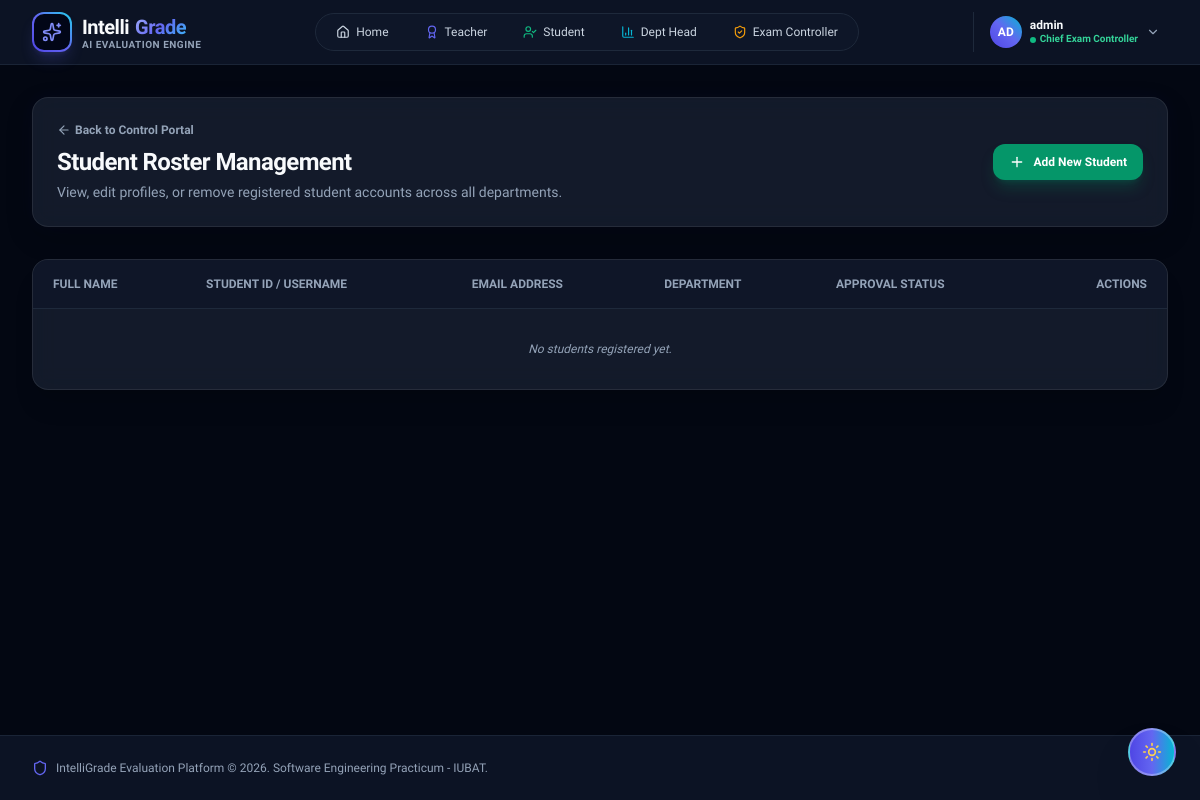
The page /controller/students/ (signed in) on the database as committed earlier.
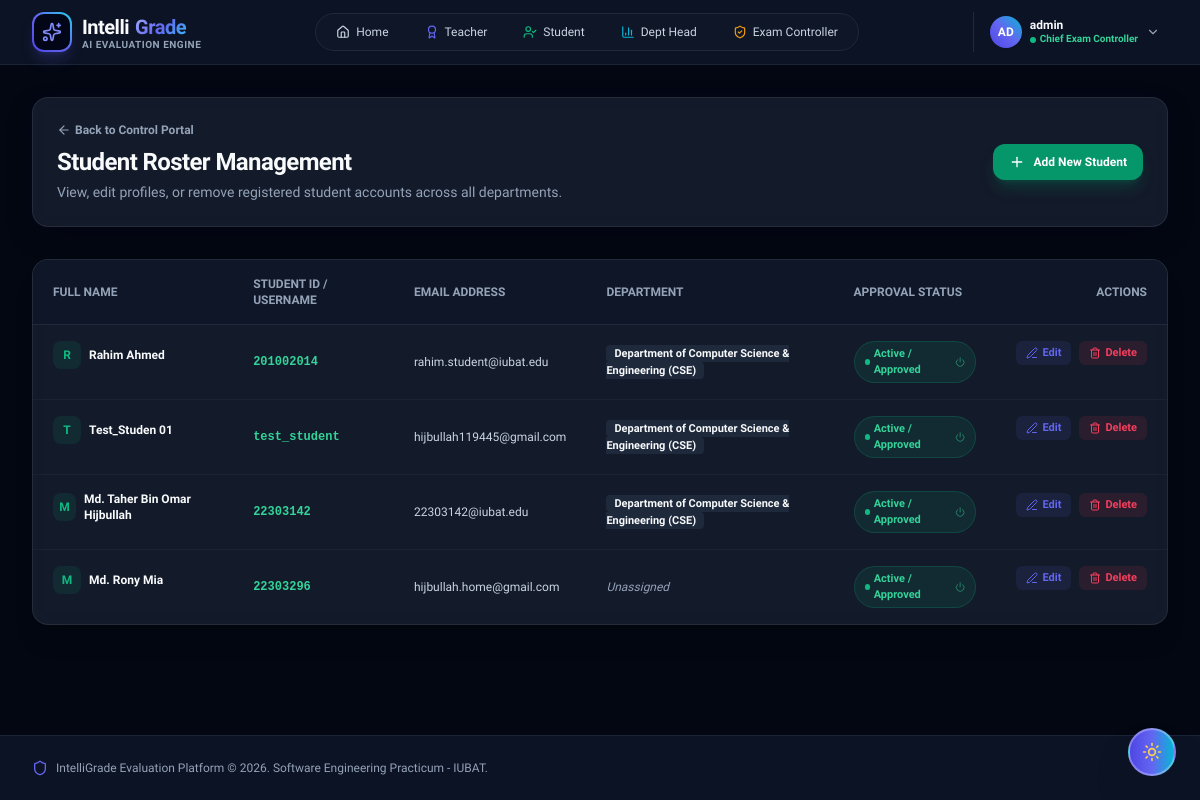
The same page on the database as committed later.
### core/models.py (models this page shows, shortened)
class Profile(models.Model):
    class Role(models.TextChoices):
        ADMIN = 'ADMIN', 'Administrator'
        TEACHER = 'TEACHER', 'Teacher / Examiner'
        STUDENT = 'STUDENT', 'Student'
        DEPARTMENT_HEAD = 'DEPT_HEAD', 'Department Head'
    user = models.OneToOneField(User, on_delete=models.CASCADE, related_name='profile')
    role = models.CharField(max_length=20, choices=Role.choices, default=Role.TEACHER)
    department = models.ForeignKey('Department', on_delete=models.SET_NULL, null=True, blank=True)
    phone_number = models.CharField(max_length=20, blank=True)
    is_approved = models.BooleanField(default=True)

class Department(models.Model):
    name = models.CharField(max_length=150, unique=True)
    code = models.CharField(max_length=30, unique=True)
    school = models.ForeignKey(School, on_delete=models.SET_NULL, null=True, blank=True, related_name='departments')
    college = models.ForeignKey(College, on_delete=models.SET_NULL, null=True, blank=True, related_name='departments')
    is_active = models.BooleanField(default=True)
    created_at = models.DateTimeField(auto_now_add=True)

### core/views.py (the view)
# urls.py: path('controller/students/', views.students_list, name='students_list'),
def students_list(request):
    if not request.user.is_authenticated or not (request.user.is_superuser or (hasattr(request.user, 'profile') and request.user.profile.role == Profile.Role.ADMIN)):
        messages.error(request, "Access Denied: Restricted to Chief Exam Controller.")
        return redirect('landing_page')
    student_profiles = Profile.objects.filter(role=Profile.Role.STUDENT).select_related('user', 'department')
    return render(request, 'core/students_list.html', {'student_profiles': student_profiles})

### core/templates/core/students_list.html (shortened to what this page needs)
{% extends 'base.html' %}
{% block content %}
<div class="space-y-8">
    <div class="glass-card p-6 rounded-2xl flex flex-col md:flex-row md:items-center justify-between gap-4">
        <div>
            <div class="flex items-center gap-2 mb-2">
                <a href="{% url 'exam_controller_dashboard' %}" class="text-xs font-semibold theme-text-muted hover:theme-text-primary transition-colors flex items-center gap-1">
                    <i data-lucide="arrow-left" class="w-3.5 h-3.5"></i> Back to Control Portal
                </a>
            </div>
            <h1 class="text-2xl font-bold theme-text-primary tracking-tight">Student Roster Management</h1>
            <p class="theme-text-muted text-sm mt-1">View, edit profiles, or remove registered student accounts across all departments.</p>
        </div>
        <div class="flex items-center gap-3">
            <a href="{% url 'add_student' %}" class="px-4 py-2.5 bg-emerald-600 hover:bg-emerald-500 text-white text-xs font-bold rounded-xl shadow-lg shadow-emerald-600/25 transition-all flex items-center gap-2">
                <i data-lucide="plus" class="w-4 h-4"></i> Add New Student
            </a>
        </div>
    </div>
    <div class="glass-card rounded-2xl overflow-hidden shadow-xl">
        <table class="w-full text-left text-xs">
            <thead class="bg-slate-100 dark:bg-slate-900/90 theme-text-muted uppercase font-semibold border-b border-slate-200 dark:border-slate-800">
                <tr>
                    <th class="px-5 py-4">Full Name</th>
                    <th class="px-5 py-4">Student ID / Username</th>
                    <th class="px-5 py-4">Email Address</th>
                    <th class="px-5 py-4">Department</th>
                    <th class="px-5 py-4">Approval Status</th>
                    <th class="px-5 py-4 text-right">Actions</th>
                </tr>
            </thead>
            <tbody class="divide-y divide-slate-200 dark:divide-slate-800/60 theme-text-secondary font-medium">
                {% for prof in student_profiles %}
                <tr class="hover:bg-slate-100/50 dark:hover:bg-slate-900/50 transition-colors">
                    <td class="px-5 py-4 font-bold theme-text-primary flex items-center gap-2">
                        <div class="w-7 h-7 rounded-lg bg-emerald-500/10 text-emerald-500 font-bold flex items-center justify-center text-xs">
                            {{ prof.user.first_name|slice:":1"|default:prof.user.username|slice:":1"|upper }}
                        </div>
                        <span>{{ prof.user.get_full_name|default:prof.user.username }}</span>
                    </td>
                    <td class="px-5 py-4 font-mono text-emerald-600 dark:text-emerald-400 font-bold">{{ prof.user.username }}</td>
                    <td class="px-5 py-4">{{ prof.user.email|default:"No email provided" }}</td>
                    <td class="px-5 py-4">
                        {% if prof.department %}
                        <span class="px-2 py-0.5 rounded bg-slate-200 dark:bg-slate-800 theme-text-primary text-[11px] font-semibold">{{ prof.department.name }} ({{ prof.department.code }})</span>
                        {% else %}
                        <span class="text-slate-400 italic">Unassigned</span>
                        {% endif %}
                    </td>
                    <td class="px-5 py-4">
                        {% if prof.user.is_active and prof.is_approved %}
                        <a href="{% url 'toggle_user_status' prof.user.id %}" title="Click to Freeze / Deactivate Student" class="px-2.5 py-1 rounded-full bg-emerald-500/10 hover:bg-emerald-500/20 text-emerald-600 dark:text-emerald-400 border border-emerald-500/20 font-bold text-[11px] inline-flex items-center gap-1 transition-all group">
                            <span class="w-1.5 h-1.5 rounded-full bg-emerald-500 animate-pulse"></span>
                            Active / Approved <i data-lucide="power" class="w-3 h-3 ml-0.5 opacity-60 group-hover:opacity-100"></i>
                        </a>
                        {% endif %}
                    </td>
                    <td class="px-5 py-4 text-right flex items-center justify-end gap-2">
                        <a href="{% url 'edit_student' prof.user.id %}" class="px-2.5 py-1 bg-brand-500/10 text-brand-500 hover:bg-brand-500/20 rounded-md font-semibold text-[11px] flex items-center gap-1">
                            <i data-lucide="edit-3" class="w-3 h-3"></i> Edit
                        </a>
                        <a href="{% url 'delete_student' prof.user.id %}" onclick="return confirm('Are you sure you want to delete Student \'{{ prof.user.get_full_name }}\'?');" class="px-2.5 py-1 bg-rose-500/10 text-rose-500 hover:bg-rose-500/20 rounded-md font-semibold text-[11px] flex items-center gap-1">
                            <i data-lucide="trash-2" class="w-3 h-3"></i> Delete
                        </a>
                    </td>
                </tr>
                {% empty %}
                <tr>
                    <td colspan="6" class="px-5 py-8 text-center theme-text-muted italic">No students registered yet.</td>
                </tr>
                {% endfor %}
            </tbody>
        </table>
    </div>
</div>
{% endblock %}

### templates/base.html (shortened to what this page needs)
{% load static %}
<!DOCTYPE html>
<html lang="en" class="h-full font-sans antialiased dark">
<head>
    <script src="https://cdn.tailwindcss.com"></script>
</head>
<body class="h-full flex flex-col selection:bg-brand-500 selection:text-white">
    <header class="sticky top-0 z-40 glass-panel border-b border-slate-200 dark:border-slate-800/80">
        <div class="max-w-7xl mx-auto px-4 sm:px-6 lg:px-8">
            <div class="flex items-center justify-between h-16">
                <div class="flex items-center gap-3">
                    <a href="{% url 'landing_page' %}" class="flex items-center gap-2.5 group">
                        <div class="w-10 h-10 rounded-xl bg-gradient-to-tr from-brand-600 via-brand-500 to-cyan-400 p-0.5 shadow-lg shadow-brand-500/20 group-hover:scale-105 transition-transform duration-200">
                            <div class="w-full h-full bg-slate-950 rounded-[10px] flex items-center justify-center">
                                <i data-lucide="sparkles" class="w-5 h-5 text-brand-400"></i>
                            </div>
                        </div>
                        <div>
                            <span class="text-xl font-bold tracking-tight theme-text-primary flex items-center gap-1.5">
                                Intelli<span class="gradient-text">Grade</span>
                            </span>
                            <span class="text-[10px] tracking-wider uppercase font-semibold theme-text-muted block -mt-1">AI Evaluation Engine</span>
                        </div>
                    </a>
                </div>
                <nav class="hidden md:flex items-center gap-1 p-1 rounded-full border border-slate-200 dark:border-slate-800 bg-slate-100/80 dark:bg-slate-900/80">
                    <a href="{% url 'landing_page' %}" class="px-4 py-1.5 text-xs font-medium rounded-full theme-text-secondary hover:text-brand-600 dark:hover:text-white hover:bg-slate-200 dark:hover:bg-slate-800 transition-colors flex items-center gap-1.5">
                        <i data-lucide="home" class="w-3.5 h-3.5"></i> Home
                    </a>
                    <a href="{% url 'teacher_login' %}" class="px-4 py-1.5 text-xs font-medium rounded-full theme-text-secondary hover:text-brand-600 dark:hover:text-white hover:bg-slate-200 dark:hover:bg-slate-800 transition-colors flex items-center gap-1.5">
                        <i data-lucide="award" class="w-3.5 h-3.5 text-brand-500"></i> Teacher
                    </a>
                    <a href="{% url 'student_login' %}" class="px-4 py-1.5 text-xs font-medium rounded-full theme-text-secondary hover:text-brand-600 dark:hover:text-white hover:bg-slate-200 dark:hover:bg-slate-800 transition-colors flex items-center gap-1.5">
                        <i data-lucide="user-check" class="w-3.5 h-3.5 text-emerald-500"></i> Student
                    </a>
                    <a href="{% url 'dept_head_login' %}" class="px-4 py-1.5 text-xs font-medium rounded-full theme-text-secondary hover:text-brand-600 dark:hover:text-white hover:bg-slate-200 dark:hover:bg-slate-800 transition-colors flex items-center gap-1.5">
                        <i data-lucide="bar-chart-3" class="w-3.5 h-3.5 text-cyan-500"></i> Dept Head
                    </a>
                    <a href="{% url 'exam_controller_login' %}" class="px-4 py-1.5 text-xs font-medium rounded-full theme-text-secondary hover:text-brand-600 dark:hover:text-white hover:bg-slate-200 dark:hover:bg-slate-800 transition-colors flex items-center gap-1.5">
                        <i data-lucide="shield-check" class="w-3.5 h-3.5 text-amber-500"></i> Exam Controller
                    </a>
                </nav>
                <div class="flex items-center gap-3">
                    {% if request.user.is_authenticated %}
                    <div class="relative group pl-2 border-l border-slate-300 dark:border-slate-800">
                        <button type="button" class="flex items-center gap-2 px-2 py-1 rounded-xl hover:bg-slate-200 dark:hover:bg-slate-800 transition-colors">
                            <div class="w-8 h-8 rounded-full bg-gradient-to-tr from-brand-600 via-brand-500 to-cyan-500 text-white flex items-center justify-center text-xs font-extrabold shadow-sm">
                                {{ request.user.username|slice:":2"|upper }}
                            </div>
                            <div class="hidden md:block text-left">
                                <span class="block text-xs font-bold theme-text-primary leading-tight">{{ request.user.get_full_name|default:request.user.username }}</span>
                                <span class="block text-[10px] text-emerald-500 dark:text-emerald-400 font-semibold leading-tight flex items-center gap-1">
                                    <span class="w-1.5 h-1.5 rounded-full bg-emerald-500 animate-pulse"></span>
                                    {% if request.user.is_superuser or request.user.profile.role == 'ADMIN' %}
                                        Chief Exam Controller
                                    {% elif request.user.profile.role == 'STUDENT' %}
                                        Enrolled Student
                                    {% elif request.user.profile.role == 'DEPT_HEAD' %}
                                        Department Head
                                    {% else %}
                                        Faculty / Examiner
                                    {% endif %}
                                </span>
                            </div>
                            <i data-lucide="chevron-down" class="w-3.5 h-3.5 theme-text-muted group-hover:rotate-180 transition-transform"></i>
                        </button>
                    </div>
                    {% endif %}
                </div>
            </div>
        </div>
    </header>
    <main class="flex-1 max-w-7xl w-full mx-auto px-4 sm:px-6 lg:px-8 py-8">
        {% block content %}{% endblock %}
    </main>
    <footer class="mt-auto border-t border-slate-200 dark:border-slate-800/80 glass-panel py-6 text-xs theme-text-muted">
        <div class="max-w-7xl mx-auto px-4 sm:px-6 lg:px-8 flex flex-col sm:flex-row items-center justify-between gap-4">
            <div class="flex items-center gap-2">
                <i data-lucide="shield" class="w-4 h-4 text-brand-500"></i>
                <span>IntelliGrade Evaluation Platform &copy; 2026. Software Engineering Practicum - IUBAT.</span>
            </div>
        </div>
    </footer>
    <button id="themeToggleBtn" onclick="toggleTheme()" type="button" title="Switch Theme (Dark / Light)" class="fixed bottom-6 right-6 z-50 w-12 h-12 rounded-full bg-gradient-to-r from-brand-600 via-brand-500 to-cyan-500 hover:from-brand-500 hover:to-cyan-400 text-white shadow-2xl theme-wave-btn flex items-center justify-center transition-all duration-300 hover:scale-110 active:scale-95 border-2 border-white/30 focus:outline-none">
        <span id="themeBtnIcon">
        </span>
    </button>
</body>
</html>

### templates/base.html (style rules this page uses)
:root { --bg-main: #f8fafc; --bg-panel: rgba(255, 255, 255, 0.85); --bg-card: rgba(255, 255, 255, 0.95); --border-card: rgba(226, 232, 240, 0.9); --border-hover: rgba(99, 102, 241, 0.4); --text-primary: #0f172a; --text-secondary: #475569; --text-muted: #64748b; --bg-nav-pill: rgba(241, 245, 249, 0.9); --border-nav-pill: #e2e8f0; --bg-table-head: #f1f5f9; --bg-table-row: #ffffff; --bg-input: #ffffff; --border-input: #cbd5e1; --shadow-card: 0 10px 30px -5px rgba(0, 0, 0, 0.05), 0 0 10px rgba(0,0,0,0.02); }
html.dark { --bg-main: #030712; --bg-panel: rgba(15, 23, 42, 0.8); --bg-card: rgba(30, 41, 59, 0.6); --border-card: rgba(255, 255, 255, 0.08); --border-hover: rgba(99, 102, 241, 0.4); --text-primary: #f8fafc; --text-secondary: #cbd5e1; --text-muted: #94a3b8; --bg-nav-pill: rgba(15, 23, 42, 0.8); --border-nav-pill: rgba(51, 65, 85, 0.8); --bg-table-head: rgba(15, 23, 42, 0.9); --bg-table-row: rgba(30, 41, 59, 0.4); --bg-input: #0f172a; --border-input: #334155; --shadow-card: 0 10px 30px -5px rgba(0, 0, 0, 0.3), 0 0 20px rgba(99, 102, 241, 0.05); }
body { font-family: 'Plus Jakarta Sans', sans-serif; background-color: var(--bg-main); color: var(--text-primary); transition: background-color 0.3s cubic-bezier(0.4, 0, 0.2, 1), color 0.3s cubic-bezier(0.4, 0, 0.2, 1); }
.font-mono { font-family: 'JetBrains Mono', monospace; }
.glass-panel { background: var(--bg-panel); backdrop-filter: blur(16px); border-color: var(--border-card); transition: all 0.3s ease; }
.glass-card { background: var(--bg-card); backdrop-filter: blur(12px); border: 1px solid var(--border-card); box-shadow: var(--shadow-card); transition: all 0.25s cubic-bezier(0.4, 0, 0.2, 1); }
.theme-text-primary { color: var(--text-primary) !important; }
.theme-text-secondary { color: var(--text-secondary) !important; }
.theme-text-muted { color: var(--text-muted) !important; }
.gradient-text { background: linear-gradient(135deg, #a5b4fc 0%, #6366f1 50%, #38bdf8 100%); -webkit-background-clip: text; -webkit-text-fill-color: transparent; }
.theme-wave-btn { animation: themeWave 3s infinite; }

Rows that differ between the two databases and show on the page:
added Profile: user.first_name "R", user.get_full_name "Rahim Ahmed", user.username "201002014", user.email "rahim.student@iubat.edu", department.name "Department of Computer Science & Engineering", department.code "CSE", is_approved True (drawn)
added Profile: user.first_name "T", user.get_full_name "Test_Studen 01", user.username "test_student", user.email "hijbullah119445@gmail.com", department.name "Department of Computer Science & Engineering", department.code "CSE", is_approved True (drawn)
added Profile: user.first_name "M", user.get_full_name "Md. Taher Bin Omar Hijbullah", user.username "22303142", user.email "22303142@iubat.edu", department.name "Department of Computer Science & Engineering", department.code "CSE", is_approved True (drawn)
added Profile: user.first_name "M", user.get_full_name "Md. Rony Mia", user.username "22303296", user.email "hijbullah.home@gmail.com", shows "Unassigned", is_approved True (drawn)
Other text that changed with them:
text no longer shown: "No students registered yet."
